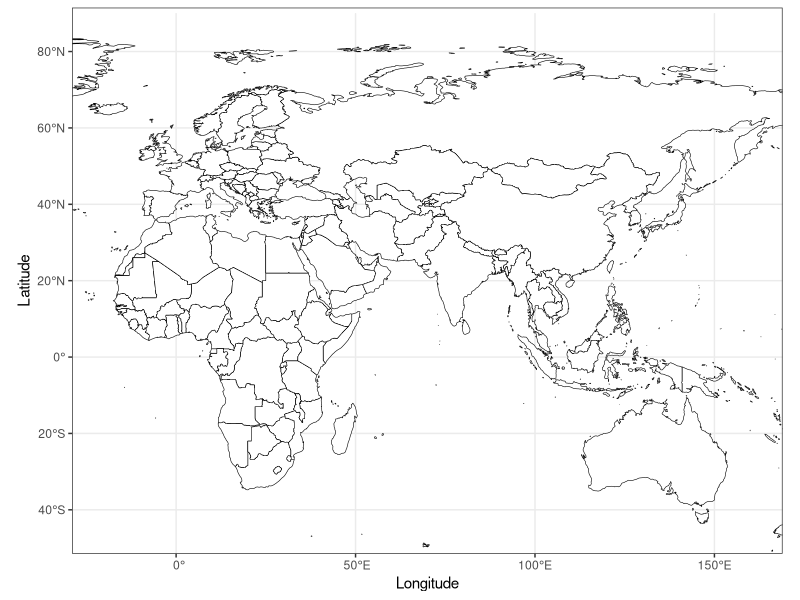

The R script that drew this image:

install.packages(c("cowplot", "googleway", "ggplot2", "ggrepel", "ggspatial", "libwgeom", "sf", "rnaturalearth", "rnaturalearthdata"))

library("ggplot2")
theme_set(theme_bw())
library("sf")


library("rnaturalearth")
library("rnaturalearthdata")

world <- ne_countries(scale = "medium", returnclass = "sf")
class(world)


ggplot(data = world) +
  geom_sf(color = "black", fill = "white")+
  xlab("Longitude") + ylab("Latitude") +
 coord_sf(xlim = c(-20, 160), ylim = c(-45,85))
          
          
